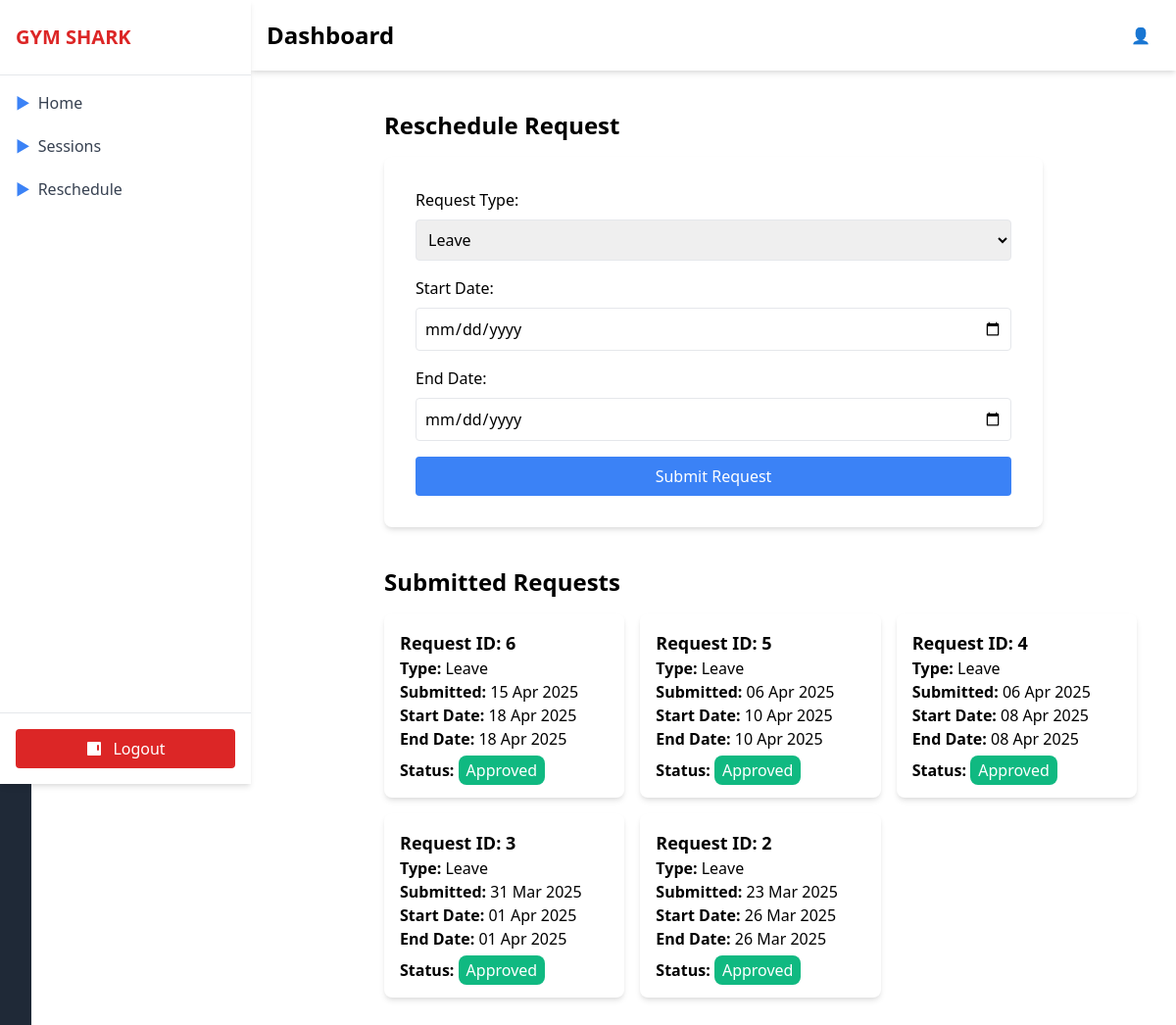
The app's page /trainer/reschedule.php (signed in) with its own data.
### tables this page shows
CREATE TABLE `trainer_reschedules` (
  `trainer_reschedule_id` int(11) NOT NULL,
  `trainer_id` int(11) NOT NULL,
  `request_type` enum('part-time','full-time','leave') NOT NULL,
  `start_date` date NOT NULL,
  `end_date` date NOT NULL,
  `new_start_time` time DEFAULT NULL,
  `new_end_time` time DEFAULT NULL,
  `status` enum('pending','approved','rejected') DEFAULT 'pending',
  `created_at` timestamp NOT NULL DEFAULT current_timestamp()
);

### trainer/reschedule.php (the view, shortened to what this page needs)
<!DOCTYPE html>
<html lang="en">
<head>
    <link href="https://cdn.jsdelivr.net/npm/tailwindcss@2.2.19/dist/tailwind.min.css" rel="stylesheet">
</head>
<body>
<?php
include 'header.php';
require_once 'db_config.php';
$trainer_id = $_SESSION['trainer_id'];
$query = "SELECT trainer_reschedule_id, request_type, start_date, end_date, new_start_time, new_end_time, status, created_at
          FROM trainer_reschedules
          WHERE trainer_id = ?
          ORDER BY created_at DESC";
$stmt = $conn->prepare($query);
$stmt->bind_param("i", $trainer_id);
$stmt->execute();
$result = $stmt->get_result();
?>
<div class="flex min-h-screen">
    <div class="sidebar bg-gray-800 text-white p-4">
        <?php include 'sidebar.php'; ?>
    </div>
    <div class="flex-grow p-10 ml-80">
        <h2 class="text-2xl font-bold mb-4">Reschedule Request</h2>
        <form action="reschedule_backend/reschedule_submit.php" method="POST" class="bg-white p-8 rounded-lg shadow-md w-full max-w-2xl mb-10">
            <label class="block mb-2">Request Type:</label>
            <select name="request_type" id="request_type" class="w-full p-2 border rounded mb-4">
                <option value="leave">Leave</option>
            </select>
            <label class="block mb-2">Start Date:</label>
            <input type="date" name="start_date" class="w-full p-2 border rounded mb-4" required>
            <label class="block mb-2">End Date:</label>
            <input type="date" name="end_date" class="w-full p-2 border rounded mb-4" required>
            <button type="submit" class="bg-blue-500 text-white p-2 rounded w-full">Submit Request</button>
        </form>
        <h2 class="text-2xl font-bold mb-4">Submitted Requests</h2>
        <div class="grid grid-cols-1 md:grid-cols-2 lg:grid-cols-3 gap-4">
            <?php while ($row = $result->fetch_assoc()) { ?>
                <div class="bg-white p-4 rounded-lg shadow-md">
                    <p class="font-bold text-lg">Request ID: <?php echo $row['trainer_reschedule_id']; ?></p>
                    <p><strong>Type:</strong> <?php echo ucfirst($row['request_type']); ?></p>
                    <p><strong>Submitted:</strong> <?php echo date("d M Y", strtotime($row['created_at'])); ?></p>
                    <p><strong>Start Date:</strong> <?php echo date("d M Y", strtotime($row['start_date'])); ?></p>
                    <p><strong>End Date:</strong> <?php echo date("d M Y", strtotime($row['end_date'])); ?></p>
                    <p class="mt-2"><strong>Status:</strong>
                        <span class="px-2 py-1 rounded-lg
                        <?php
                            echo ($row['status'] == 'approved') ? 'bg-green-500 text-white' :
                                 (($row['status'] == 'rejected') ? 'bg-red-500 text-white' : 'bg-yellow-500 text-white');
                        ?>">
                            <?php echo ucfirst($row['status']); ?>
                        </span>
                    </p>
                </div>
            <?php } ?>
        </div>
    </div>
</div>
</body>
</html>

### records on screen
trainer_reschedules: trainer_reschedule_id "6", request_type "Leave", created_at "15 Apr 2025", start_date "18 Apr 2025", end_date "18 Apr 2025", status "Approved"
trainer_reschedules: trainer_reschedule_id "5", request_type "Leave", created_at "06 Apr 2025", start_date "10 Apr 2025", end_date "10 Apr 2025", status "Approved"
trainer_reschedules: trainer_reschedule_id "4", request_type "Leave", created_at "06 Apr 2025", start_date "08 Apr 2025", end_date "08 Apr 2025", status "Approved"
trainer_reschedules: trainer_reschedule_id "3", request_type "Leave", created_at "31 Mar 2025", start_date "01 Apr 2025", end_date "01 Apr 2025", status "Approved"
trainer_reschedules: trainer_reschedule_id "2", request_type "Leave", created_at "23 Mar 2025", start_date "26 Mar 2025", end_date "26 Mar 2025", status "Approved"
